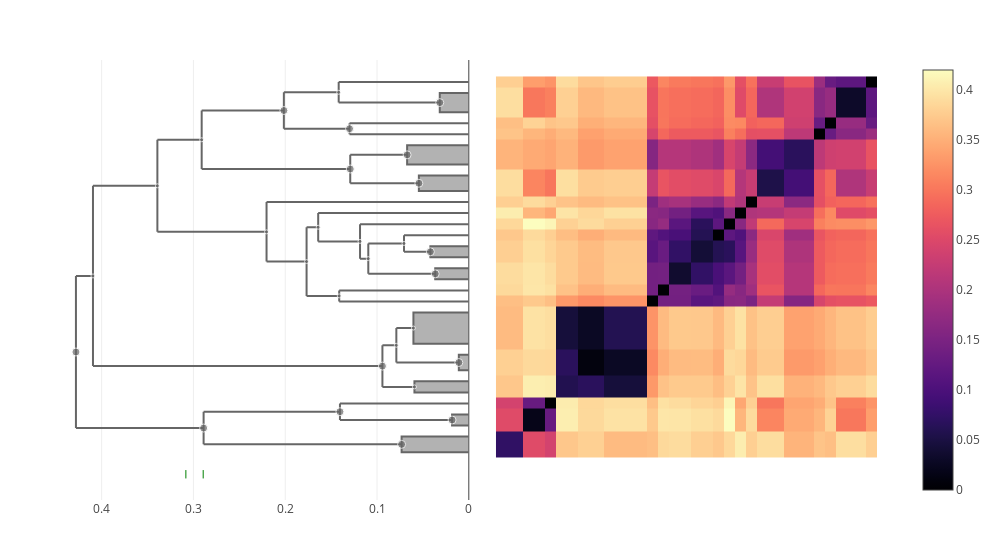

This figure's notebook cell:
### Code cell
plot(clustermap(cdata2, "hormaechei subgroup 2"))

### Figure 1 — Plotly figure (JSON) as saved in the notebook; plotly's stock layout.template omitted (floating-point values rounded to 4 significant figures; data arrays with more than 128 entries replaced by an {"elided": "..."} marker saying what was removed)
{"data": [{"colorscale": {"elided": "256x2 mixed values"}, "type": "heatmap", "x": [0.5, 2.914, 4.914, 5.914, 7.914, 10.33, 14.16, 15.16, 16.16, 18.16, 20.16, 21.16, 22.16, 23.16, 24.16, 26.57, 29.3, 30.3, 31.3, 34.04, 35.04], "y": [0.5, 2.914, 4.914, 5.914, 7.914, 10.33, 14.16, 15.16, 16.16, 18.16, 20.16, 21.16, 22.16, 23.16, 24.16, 26.57, 29.3, 30.3, 31.3, 34.04, 35.04], "z": {"elided": "20x20 float values"}}, {"hoverinfo": "skip", "line": {"color": "#666666"}, "mode": "lines", "showlegend": false, "type": "scatter", "x": [0.0706, 0.0706, null, 0.0706, 0.04188, null, 0.0706, 0, null], "xaxis": "x2", "y": [19.16, 20.66, null, 19.16, 19.16, null, 20.66, 20.66, null], "yaxis": "y"}, {"hoverinfo": "skip", "line": {"color": "#666666"}, "mode": "lines", "showlegend": false, "type": "scatter", "x": [0.1412, 0.1412, null, 0.1412, 0, null, 0.1412, 0, null], "xaxis": "x2", "y": [14.66, 15.66, null, 14.66, 14.66, null, 15.66, 15.66, null], "yaxis": "y"}, {"fill": "toself", "hoverinfo": "skip", "line": {"color": "#666666"}, "mode": "lines", "showlegend": false, "type": "scatter", "x": [0, 0.07323, 0.07323, 0], "xaxis": "x2", "y": [1, 1, 2.414, 2.414], "yaxis": "y"}, {"hoverinfo": "skip", "line": {"color": "#666666"}, "mode": "lines", "showlegend": false, "type": "scatter", "x": [0.1767, 0.1767, null, 0.1767, 0.1412, null, 0.1767, 0.1641, null], "xaxis": "x2", "y": [15.16, 21.38, null, 15.16, 15.16, null, 21.38, 21.38, null], "yaxis": "y"}, {"hoverinfo": "skip", "line": {"color": "#666666"}, "mode": "lines", "showlegend": false, "type": "scatter", "x": [0.2015, 0.2015, null, 0.2015, 0.1299, null, 0.2015, 0.1418, null], "xaxis": "x2", "y": [30.3, 33.6, null, 30.3, 30.3, null, 33.6, 33.6, null], "yaxis": "y"}, {"hoverinfo": "skip", "line": {"color": "#666666"}, "mode": "lines", "showlegend": false, "type": "scatter", "x": [0.2204, 0.2204, null, 0.2204, 0.1767, null, 0.2204, 0, null], "xaxis": "x2", "y": [18.27, 23.66, null, 18.27, 18.27, null, 23.66, 23.66, null], "yaxis": "y"}, {"hoverinfo": "skip", "line": {"color": "#666666"}, "mode": "lines", "showlegend": false, "type": "scatter", "x": [0.3393, 0.3393, null, 0.3393, 0.2204, null, 0.3393, 0.291, null], "xaxis": "x2", "y": [20.96, 29.3, null, 20.96, 20.96, null, 29.3, 29.3, null], "yaxis": "y"}, {"hoverinfo": "skip", "line": {"color": "#666666"}, "mode": "lines", "showlegend": false, "type": "scatter", "x": [0.1299, 0.1299, null, 0.1299, 0, null, 0.1299, 0, null], "xaxis": "x2", "y": [29.8, 30.8, null, 29.8, 29.8, null, 30.8, 30.8, null], "yaxis": "y"}, {"fill": "toself", "hoverinfo": "skip", "line": {"color": "#666666"}, "mode": "lines", "showlegend": false, "type": "scatter", "x": [0, 0.01825, 0.01825, 0], "xaxis": "x2", "y": [3.414, 3.414, 4.414, 4.414], "yaxis": "y"}, {"hoverinfo": "skip", "line": {"color": "#666666"}, "mode": "lines", "showlegend": false, "type": "scatter", "x": [0.2889, 0.2889, null, 0.2889, 0.07323, null, 0.2889, 0.1404, null], "xaxis": "x2", "y": [1.707, 4.664, null, 1.707, 1.707, null, 4.664, 4.664, null], "yaxis": "y"}, {"fill": "toself", "hoverinfo": "skip", "line": {"color": "#666666"}, "mode": "lines", "showlegend": false, "type": "scatter", "x": [0, 0.06035, 0.06035, 0], "xaxis": "x2", "y": [10.83, 10.83, 13.66, 13.66], "yaxis": "y"}, {"fill": "toself", "hoverinfo": "skip", "line": {"color": "#666666"}, "mode": "lines", "showlegend": false, "type": "scatter", "x": [0, 0.0366, 0.0366, 0], "xaxis": "x2", "y": [16.66, 16.66, 17.66, 17.66], "yaxis": "y"}, {"hoverinfo": "skip", "line": {"color": "#666666"}, "mode": "lines", "showlegend": false, "type": "scatter", "x": [0.428, 0.428, null, 0.428, 0.2889, null, 0.428, 0.4095, null], "xaxis": "x2", "y": [3.186, 16.96, null, 3.186, 3.186, null, 16.96, 16.96, null], "yaxis": "y"}, {"fill": "toself", "hoverinfo": "skip", "line": {"color": "#666666"}, "mode": "lines", "showlegend": false, "type": "scatter", "x": [0, 0.05924, 0.05924, 0], "xaxis": "x2", "y": [6.414, 6.414, 7.414, 7.414], "yaxis": "y"}, {"fill": "toself", "hoverinfo": "skip", "line": {"color": "#666666"}, "mode": "lines", "showlegend": false, "type": "scatter", "x": [0, 0.05443, 0.05443, 0], "xaxis": "x2", "y": [24.66, 24.66, 26.07, 26.07], "yaxis": "y"}, {"fill": "toself", "hoverinfo": "skip", "line": {"color": "#666666"}, "mode": "lines", "showlegend": false, "type": "scatter", "x": [0, 0.03166, 0.03166, 0], "xaxis": "x2", "y": [31.8, 31.8, 33.54, 33.54], "yaxis": "y"}, {"hoverinfo": "skip", "line": {"color": "#666666"}, "mode": "lines", "showlegend": false, "type": "scatter", "x": [0.291, 0.291, null, 0.291, 0.1292, null, 0.291, 0.2015, null], "xaxis": "x2", "y": [26.65, 31.95, null, 26.65, 26.65, null, 31.95, 31.95, null], "yaxis": "y"}, {"hoverinfo": "skip", "line": {"color": "#666666"}, "mode": "lines", "showlegend": false, "type": "scatter", "x": [0.1185, 0.1185, null, 0.1185, 0.1095, null, 0.1185, 0, null], "xaxis": "x2", "y": [18.53, 21.66, null, 18.53, 18.53, null, 21.66, 21.66, null], "yaxis": "y"}, {"hoverinfo": "skip", "line": {"color": "#666666"}, "mode": "lines", "showlegend": false, "type": "scatter", "x": [0.1095, 0.1095, null, 0.1095, 0.0366, null, 0.1095, 0.0706, null], "xaxis": "x2", "y": [17.16, 19.91, null, 17.16, 17.16, null, 19.91, 19.91, null], "yaxis": "y"}, {"fill": "toself", "hoverinfo": "skip", "line": {"color": "#666666"}, "mode": "lines", "showlegend": false, "type": "scatter", "x": [0, 0.04188, 0.04188, 0], "xaxis": "x2", "y": [18.66, 18.66, 19.66, 19.66], "yaxis": "y"}, {"hoverinfo": "skip", "line": {"color": "#666666"}, "mode": "lines", "showlegend": false, "type": "scatter", "x": [0.1292, 0.1292, null, 0.1292, 0.05443, null, 0.1292, 0.06721, null], "xaxis": "x2", "y": [25.36, 27.94, null, 25.36, 25.36, null, 27.94, 27.94, null], "yaxis": "y"}, {"hoverinfo": "skip", "line": {"color": "#666666"}, "mode": "lines", "showlegend": false, "type": "scatter", "x": [0.1641, 0.1641, null, 0.1641, 0.1185, null, 0.1641, 0, null], "xaxis": "x2", "y": [20.09, 22.66, null, 20.09, 20.09, null, 22.66, 22.66, null], "yaxis": "y"}, {"hoverinfo": "skip", "line": {"color": "#666666"}, "mode": "lines", "showlegend": false, "type": "scatter", "x": [0.09413, 0.09413, null, 0.09413, 0.05924, null, 0.09413, 0.07896, null], "xaxis": "x2", "y": [6.914, 10.68, null, 6.914, 6.914, null, 10.68, 10.68, null], "yaxis": "y"}, {"hoverinfo": "skip", "line": {"color": "#666666"}, "mode": "lines", "showlegend": false, "type": "scatter", "x": [0.1418, 0.1418, null, 0.1418, 0.03166, null, 0.1418, 0, null], "xaxis": "x2", "y": [32.67, 34.54, null, 32.67, 32.67, null, 34.54, 34.54, null], "yaxis": "y"}, {"hoverinfo": "skip", "line": {"color": "#666666"}, "mode": "lines", "showlegend": false, "type": "scatter", "x": [0.4095, 0.4095, null, 0.4095, 0.09413, null, 0.4095, 0.3393, null], "xaxis": "x2", "y": [8.798, 25.13, null, 8.798, 8.798, null, 25.13, 25.13, null], "yaxis": "y"}, {"fill": "toself", "hoverinfo": "skip", "line": {"color": "#666666"}, "mode": "lines", "showlegend": false, "type": "scatter", "x": [0, 0.06721, 0.06721, 0], "xaxis": "x2", "y": [27.07, 27.07, 28.8, 28.8], "yaxis": "y"}, {"hoverinfo": "skip", "line": {"color": "#666666"}, "mode": "lines", "showlegend": false, "type": "scatter", "x": [0.07896, 0.07896, null, 0.07896, 0.01089, null, 0.07896, 0.06035, null], "xaxis": "x2", "y": [9.121, 12.24, null, 9.121, 9.121, null, 12.24, 12.24, null], "yaxis": "y"}, {"hoverinfo": "skip", "line": {"color": "#666666"}, "mode": "lines", "showlegend": false, "type": "scatter", "x": [0.1404, 0.1404, null, 0.1404, 0.01825, null, 0.1404, 0, null], "xaxis": "x2", "y": [3.914, 5.414, null, 3.914, 3.914, null, 5.414, 5.414, null], "yaxis": "y"}, {"fill": "toself", "hoverinfo": "skip", "line": {"color": "#666666"}, "mode": "lines", "showlegend": false, "type": "scatter", "x": [0, 0.01089, 0.01089, 0], "xaxis": "x2", "y": [8.414, 8.414, 9.828, 9.828], "yaxis": "y"}, {"customdata": [[68, 3], [77, 2], [69, 3], [80, 9], [81, 7], [82, 10], [85, 24], [55, 2], [83, 6], [66, 9], [60, 2], [75, 2], [87, 44], [65, 2], [64, 3], [59, 4], [84, 14], [73, 6], [72, 5], [61, 2], [74, 7], [79, 7], [71, 14], [78, 5], [86, 38], [67, 4], [70, 12], [76, 3], [52, 3]], "hovertemplate": "ID: %{customdata[0]}<br>\nHeight: %{x:.3f}<br>\nGenome count: %{customdata[1]}\n\n<extra></extra>", "marker": {"color": "#666666", "size": [4, 4, 8, 4, 8, 4, 4, 8, 8, 4, 8, 8, 8, 4, 8, 8, 4, 4, 4, 8, 8, 4, 8, 4, 4, 8, 4, 8, 8]}, "mode": "markers", "showlegend": false, "type": "scatter", "x": [0.0706, 0.1412, 0.07323, 0.1767, 0.2015, 0.2204, 0.3393, 0.01825, 0.2889, 0.06035, 0.0366, 0.1299, 0.428, 0.05924, 0.05443, 0.03166, 0.291, 0.1185, 0.1095, 0.04188, 0.1292, 0.1641, 0.09413, 0.1418, 0.4095, 0.06721, 0.07896, 0.1404, 0.01089], "xaxis": "x2", "y": [19.91, 15.16, 1.707, 18.27, 31.95, 20.96, 25.13, 3.914, 3.186, 12.24, 17.16, 30.3, 10.08, 6.914, 25.36, 32.67, 29.3, 20.09, 18.53, 19.16, 26.65, 21.38, 8.798, 33.6, 16.96, 27.94, 10.68, 4.664, 9.121], "yaxis": "y"}, {"hovertemplate": "%{text} <br>\n%{x}\n<extra></extra>\n", "marker": {"color": "green", "line": {"color": "green", "width": 1}, "symbol": "line-ns"}, "mode": "markers", "text": ["cloacae subgroup 4", "cloacae subgroup 3"], "type": "scatter", "x": [0.2894, 0.3083], "xaxis": "x2", "y": [-1, -1, -1, -1, -1, -1]}], "layout": {"height": 550, "hovermode": "closest", "margin": {"b": 50, "l": 50, "r": 50, "t": 60}, "showlegend": false, "width": 1000, "xaxis": {"autorange": true, "domain": [0.505, 1], "range": [-1.203, 36.74], "scaleanchor": "y", "type": "linear", "visible": false}, "xaxis2": {"autorange": true, "domain": [0, 0.495], "range": [0.4563, 0], "rangemode": "nonnegative", "showspikes": true, "spikedash": "solid", "spikemode": "across", "spikethickness": 1, "type": "linear"}, "yaxis": {"autorange": true, "domain": [0, 1], "range": [-3.333, 36.53], "scaleanchor": "x", "type": "linear", "visible": false}}}
